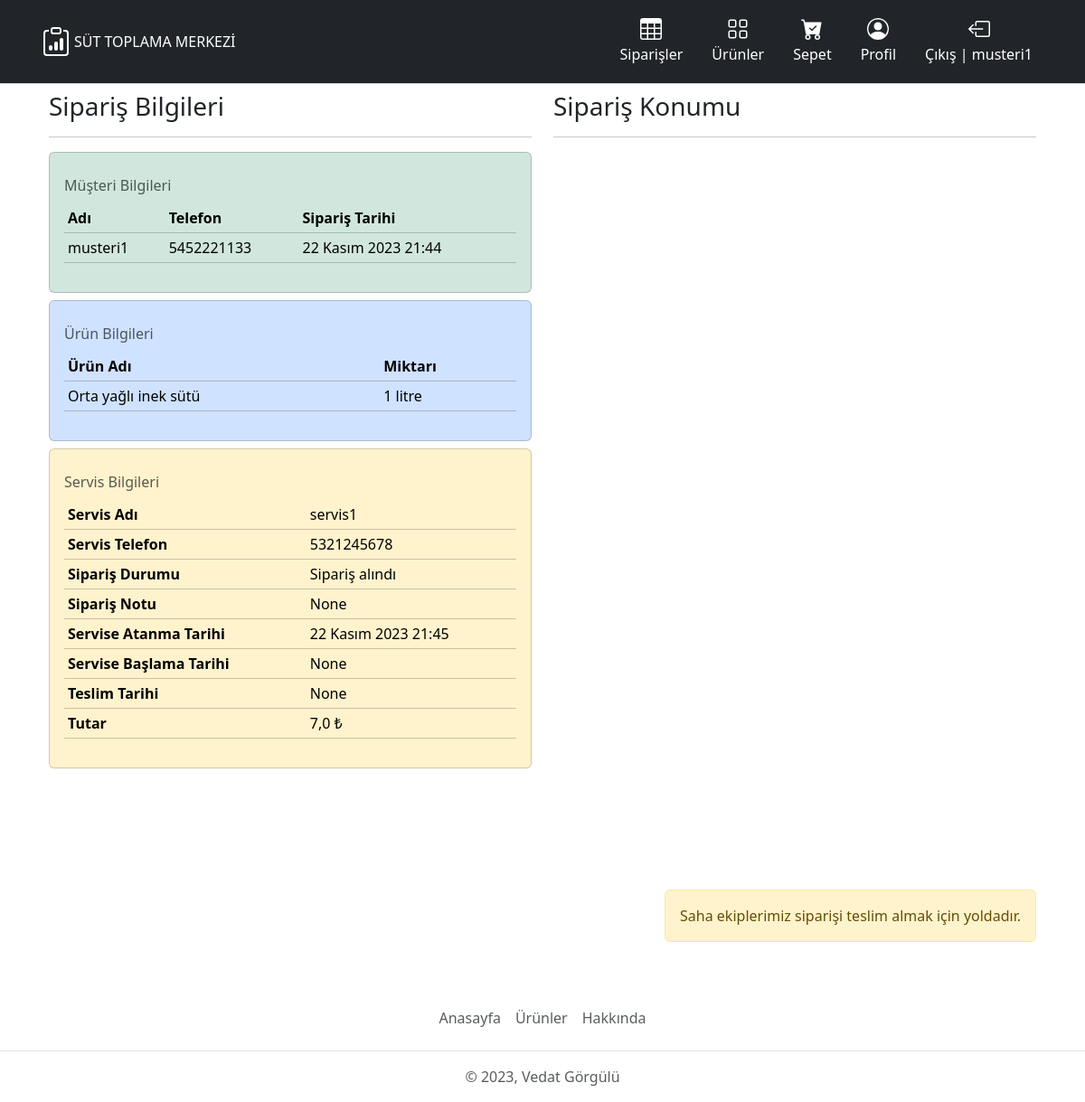
/store/25/detail/ (signed in), run on an earlier commit of the app's database.
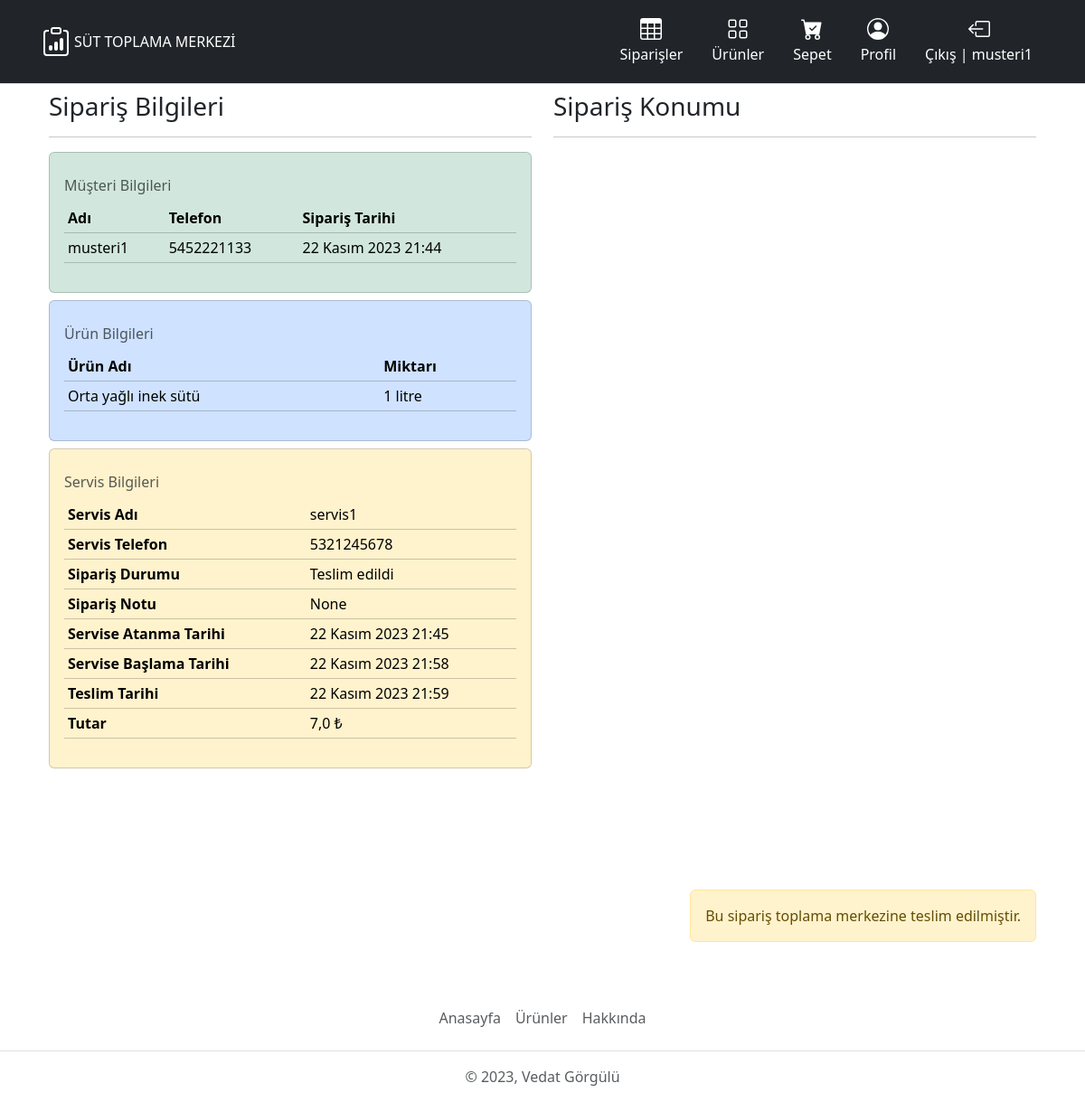
And on a later commit of the database.
### store/models.py (models this page shows, shortened)
class Order(models.Model):
    ORDER_STATUS = (
        ('Recived', 'Sipariş alındı'),
        ('Assigned', 'Servise atandı'),
        ('Transporting', 'Taşımada'),
        ('Delivered', 'Teslim edildi'),
    )
    transaction_id = models.CharField(max_length=200, null=True)
    customer = models.ForeignKey(
        Customer, null=True, on_delete=models.SET_NULL)
    service = models.ForeignKey(Service, null=True, on_delete=models.SET_NULL)
    date_ordered = models.DateTimeField(auto_now_add=True, null=True)
    complete = models.BooleanField(default=False, null=True, blank=False)
    status = models.CharField(max_length=20, null=True,
                              choices=ORDER_STATUS, default='Sipariş alındı')
    note = models.CharField(max_length=500, null=True, blank=True)
    assign_date = models.DateTimeField(
        verbose_name='Servise atama tarihi', null=True)
    service_date = models.DateTimeField(
        verbose_name='Servise başlama tarihi', null=True)
    delivery_date = models.DateTimeField(
        verbose_name='Teslim tarihi', null=True)
    service_time = models.IntegerField(default=0)
    delivery_time = models.IntegerField(default=0)
    is_delivered = models.BooleanField(
        verbose_name='Teslimat', default=False, null=True, blank=False)
    address = LocationField(verbose_name='Siparişin Konumu', null=True, blank=False, map_attrs={
                            'placeholder': 'Haritadan konum seçiniz.',
                            'center': [38.59821903435276, 27.350622679963262],
                            })
    @property
    def get_cart_total(self):
        order_items = self.orderitem_set.all()
        total_price = float(sum([item.get_total for item in order_items]))
        return total_price
    class Meta:
        ordering = ['-date_ordered']
        permissions = (
            ('is_operator', 'Operator yetkisine sahip'),
            ('is_service', 'Servis görevlisi yetkisine sahip'),
        )

class Customer(models.Model):
    user = models.OneToOneField(
        User, on_delete=models.CASCADE, null=True, blank=True)
    name = models.CharField(max_length=200, null=True)
    phone = models.CharField(max_length=15, null=True)
    email = models.CharField(max_length=200, null=True)
    profile_pic = models.ImageField(
        default='person-circle.svg', null=True, blank=True)

class Service(models.Model):
    user = models.OneToOneField(
        User, on_delete=models.CASCADE, null=True, blank=True)

class OrderItem(models.Model):
    product = models.ForeignKey(
        Product, on_delete=models.SET_NULL, blank=True, null=True)
    order = models.ForeignKey(
        Order, on_delete=models.CASCADE, blank=True, null=True)
    quantity = models.IntegerField(default=0, blank=True, null=True)
    date_added = models.DateTimeField(auto_now_add=True)
    @property
    def get_total(self):
        total = self.product.price * self.quantity
        return total

class Product(models.Model):
    name = models.CharField(max_length=200, null=True)
    description = models.CharField(max_length=200, null=True)
    price = models.DecimalField(max_digits=7, decimal_places=2)
    image = models.ImageField(null=True, blank=True)

### store/views.py (the view)
# urls.py: path('<int:id>/detail/', views.order_detail, name='detail'),
@login_required(login_url='account:login')
def order_detail(request, id):
    order = get_object_or_404(Order, id=id)
    items = order.orderitem_set.all()
    context = {
        'order': order,
        'items': items,
    }
    return render(request, 'store/detail.html', context=context)

### store/templates/store/detail.html (shortened to what the changed rows need)
{% extends 'base.html' %}
{% load static %}
{% block content %}
  <div class="container">
    <div class="row">
      <div class="col-lg-6">
        <div class="card mb-2 bg-success-subtle">
          <div class="card-body">
            <div class="table-responsive">
              <table class="table table-success table-hover caption-top table-sm">
                <caption>Müşteri Bilgileri</caption>
                <thead>
                  <tr>
                    <th scope="col">Adı</th>
                    <th scope="col">Telefon</th>
                    <th scope="col">Sipariş Tarihi</th>
                  </tr>
                </thead>
                <tbody>
                  <tr>
                    <td>{{ order.customer.name }}</td>
                    <td>{{ order.customer.phone }}</td>
                    <td>{{ order.date_ordered }}</td>
                  </tr>
                </tbody>
              </table>
            </div>
          </div>
        </div>
        <div class="card mb-2 bg-primary-subtle">
          <div class="card-body">
            <div class="table-responsive">
              <table class="table table-primary table-hover caption-top table-sm">
                <caption>Ürün Bilgileri</caption>
                <thead>
                  <tr>
                    <th scope="col">Ürün Adı</th>
                    <th scope="col">Miktarı</th>
                  </tr>
                </thead>
              </table>
            </div>
          </div>
        </div>
        <div class="card bg-warning-subtle">
          <div class="card-body">
            <div class="table-responsive">
              <table class="table table-warning table-hover caption-top table-sm">
                <caption>Servis Bilgileri</caption>
                <tbody>
                  <tr>
                    <th scope="row">Servis Adı</th>
                    <td>{{ order.service.user }}</td>
                  </tr>
                  <tr>
                    <th scope="row">Servis Telefon</th>
                    <td>{{ order.service.user.customer.phone }}</td>
                  </tr>
                  <tr>
                    <th scope="row">Sipariş Durumu</th>
                    <td>{{ order.status }}</td>
                  </tr>
                  <tr>
                    <th scope="row">Sipariş Notu</th>
                    <td>{{ order.note }}</td>
                  </tr>
                  <tr>
                    <th scope="row">Servise Atanma Tarihi</th>
                    <td>{{ order.assign_date }}</td>
                  </tr>
                  <tr>
                    <th scope="row">Servise Başlama Tarihi</th>
                    <td>{{ order.service_date }}</td>
                  </tr>
                  <tr>
                    <th scope="row">Teslim Tarihi</th>
                    <td>{{ order.delivery_date }}</td>
                  </tr>
                  <tr>
                    <th scope="row">Tutar</th>
                    <td>{{ order.get_cart_total }} ₺</td>
                  </tr>
                </tbody>
              </table>
            </div>
          </div>
        </div>
      </div>
      <div class="col-lg-6">
        <div class="d-grid gap-2 d-md-flex justify-content-md-end mt-2">
          {% if perms.store.is_operator %}
            {% if not order.service %}
              <a class="btn btn-warning me-md-2" href="{{ order.get_assign_url }}">Servise ata</a>
            {% elif not order.service_date %}
              <div class="alert alert-warning mt-2" role="alert">Servis siparişi teslim almak için yola çıkmıştır.</div>
            {% elif not order.delivery_date %}
              <div class="alert alert-warning mt-2" role="alert">Servis siparişi toplama merkezine getirmektedir.</div>
            {% else %}
              <div class="alert alert-success mt-2" role="alert">Bu sipariş toplama merkezine teslim edilmiştir.</div>
            {% endif %}
          {% else %}
            {% if not order.service %}
              <a class="btn btn-danger me-md-2" href="{{ order.get_delete_url }}">Sil</a>
            {% elif not order.service_date %}
              <div class="alert alert-warning mt-2" role="alert">Saha ekiplerimiz siparişi teslim almak için yoldadır.</div>
            {% elif not order.delivery_date %}
              <div class="alert alert-warning mt-2" role="alert">Siparişiniz teslim aşamasındadır.</div>
            {% else %}
              <div class="alert alert-warning mt-2" role="alert">Bu sipariş toplama merkezine teslim edilmiştir.</div>
            {% endif %}
          {% endif %}
        </div>
      </div>
    </div>
  </div>
{% endblock %}

What changed in the data, as far as the page shows it:
changed Order "None": status "Sipariş alındı" → "Teslim edildi"; service_date "None" → "22 Kasım 2023 21:58"; delivery_date "None" → "22 Kasım 2023 21:59"
Also different on the page:
text no longer shown: "Saha ekiplerimiz siparişi teslim almak için yoldadır."
text now shown: "Bu sipariş toplama merkezine teslim edilmiştir."
